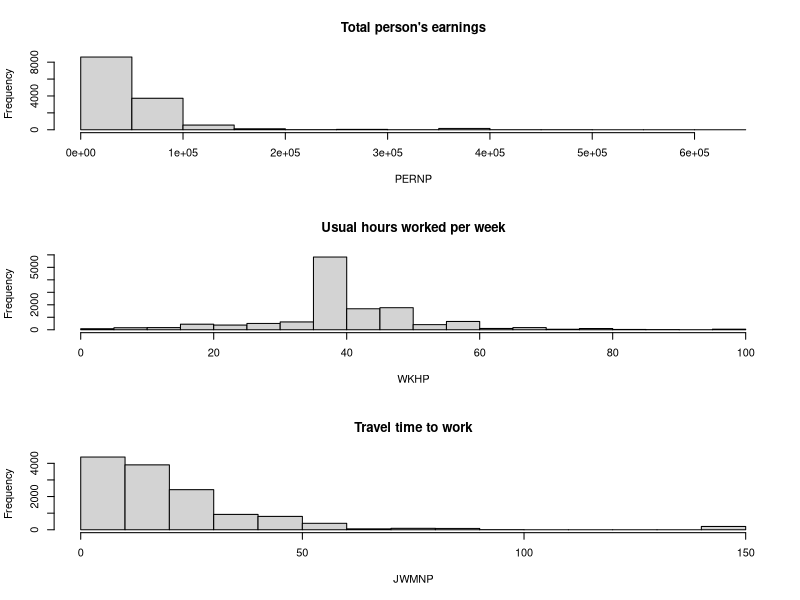

R code for this plot: (Note: this script raises an error after producing the figure.)
#1
wi <- read.csv('Wisconsin_income.csv', 
               colClasses = c('CIT2' = 'factor',
                              'COW' = 'factor',
                              'LANX' = 'factor',
                              'MAR' = 'factor',
                              'SEX' = 'factor',
                              'DIS' = 'factor',
                              'RAC' = 'factor',
                              'Hispanic' = 'factor'))

#2
par(mfrow = c(3, 1))
with(wi, hist(PERNP, main = "Total person's earnings"))
with(wi, hist(WKHP, main = 'Usual hours worked per week'))
with(wi, hist(JWMNP, main = 'Travel time to work'))

wi['JWMNP_log'] <- log(wi$JWMNP)
wi['PERNP_log'] <- log(wi$PERNP)

#3
wi_best_subset <- regsubsets(PERNP_log ~ .-JWMNP-PERNP, 
                             data = wi, 
                             nvmax = 41)

plot(wi_best_subset)

#4
wi_best_subset_summary <- summary(wi_best_subset)

plot(wi_best_subset_summary$adjr2, 
     xlab = 'Number of variables', 
     ylab = 'Adjusted R^2', 
     type = 'l')
#5
which.max(wi_best_subset_summary$adjr2)

#6
which.min(wi_best_subset_summary$bic)

#7
predict.regsubsets <- function(object, newdata, id, ...){
    form <- as.formula(object$call[[2]])
    mat <- model.matrix(form, newdata)
    coefi <- coef(object, id = id)
    xvars <- names(coefi)
    mat[ , xvars] %*% coefi
}

set.seed(3)
k <- 10
n <- nrow(wi)
max_vars <- 41
groups <- c(rep(1:k, floor(n / k)), 1:(n %% k))
cv_groups <- sample(groups, n)
group_error <- matrix( ,nr = max_vars, nc = k)

for (i in 1:k) {
    group_i <- (cv_groups == i)

    cv_fit <- regsubsets(PERNP_log ~ .-JWMNP-PERNP, 
                         data = wi[!group_i, ], 
                         nvmax = max_vars)

    for (j in 1:max_vars) {
        y_pred <- predict(cv_fit, newdata = wi[group_i, ], id = j)
        group_error[j, i] <- mean((wi$PERNP_log[group_i] - y_pred) ^ 2)
    }
}

mse <- apply(group_error, 1, mean)
plot(mse)
which.min(mse)

#9
se <- apply(group_error, 1, sd) / sqrt(k)
